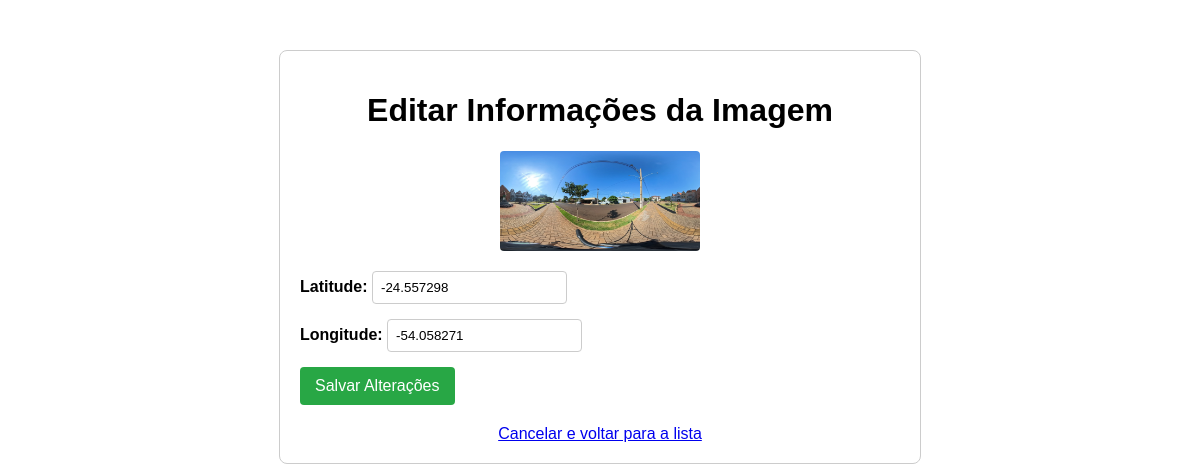
The page /imagem/1/editar on the database as committed earlier.
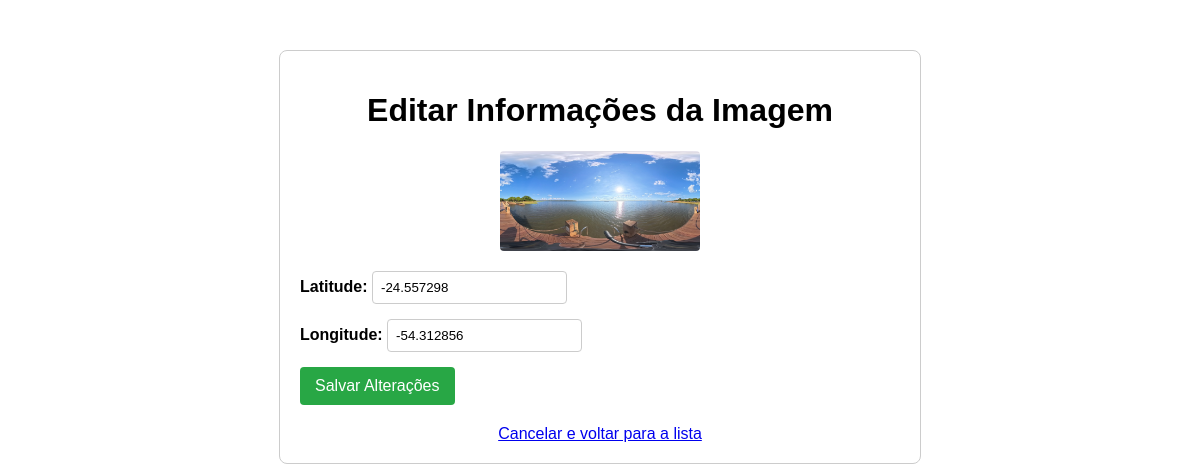
The same page on the database as committed later.
### app.py (models this page shows, shortened)
class Imagem(db.Model):
    id = db.Column(db.Integer, primary_key=True)
    filename = db.Column(db.String(100), nullable=False)
    latitude = db.Column(db.Float, nullable=False)
    longitude = db.Column(db.Float, nullable=False)

### app.py (the view, shortened to what this page needs)
@app.route('/imagem/<int:id>/editar', methods=['GET', 'POST'])
def editar_imagem(id):
    imagem_a_editar = Imagem.query.get_or_404(id)
    return render_template('editar_imagem.html', imagem=imagem_a_editar)

### templates/editar_imagem.html (shortened to what this page needs)
<!DOCTYPE html>
<html lang="pt-br">
<head>
</head>
<body>
    <h1>Editar Informações da Imagem</h1>
    <img src="{{ url_for('uploaded_file', filename=imagem.filename) }}" alt="Preview">
    <form method="post">
        <div>
            <label for="latitude">Latitude:</label>
            <input type="text" id="latitude" name="latitude" value="{{ imagem.latitude }}" required>
        </div>
        <div>
            <label for="longitude">Longitude:</label>
            <input type="text" id="longitude" name="longitude" value="{{ imagem.longitude }}" required>
        </div>
        <div>
            <input type="submit" value="Salvar Alterações">
        </div>
    </form>
    <a href="{{ url_for('listar_imagens') }}" class="nav-link">Cancelar e voltar para a lista</a>
</body>
</html>

### templates/editar_imagem.html (style rules this page uses)
body { font-family: sans-serif; max-width: 600px; margin: 50px auto; padding: 20px; border: 1px solid #ccc; border-radius: 8px; }
h1 { text-align: center; }
form { display: flex; flex-direction: column; gap: 15px; }
label { font-weight: bold; }
input[type="text"] { padding: 8px; border: 1px solid #ccc; border-radius: 4px; }
input[type="submit"] { padding: 10px 15px; background-color: #28a745; color: white; border: none; border-radius: 4px; cursor: pointer; font-size: 16px; }
img { max-width: 200px; display: block; margin: 0 auto 20px; border-radius: 4px; }
.nav-link { display: block; text-align: center; margin-top: 20px; }

Rows that differ between the two databases and show on the page:
changed Imagem: filename: a different picture; longitude "-54.058271" → "-54.312856"
